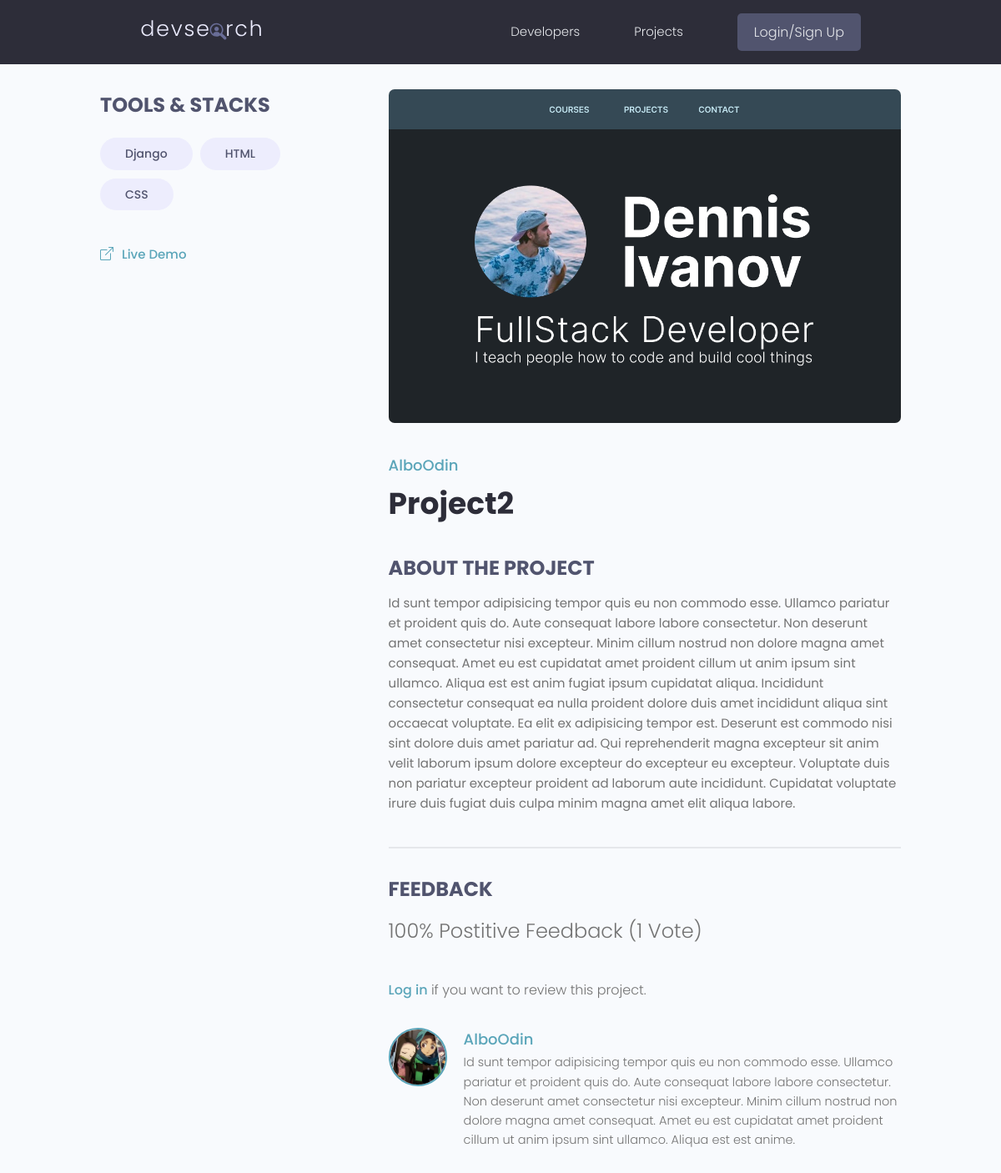
The app's page /projects/project/7a27bba1-2043-4d32-9f9c-456c1c00a630/ with its own data.
### projects/models.py (models this page shows, shortened)
class Tag(models.Model):
    name = models.CharField(max_length=50)
    created = models.DateTimeField(auto_now_add=True)
    id = models.UUIDField(default=uuid.uuid4, unique=True,
                            primary_key=True, editable=False)
    def __str__(self):
        return self.name

class Project(models.Model):
    owner = models.ForeignKey(Profile, null=True, blank=True, on_delete=models.CASCADE)
    title = models.CharField(max_length=50)
    description = models.TextField(null=True, blank=True)
    featured_img = models.ImageField(null=True, blank=True, default="default.jpg")
    demo_link = models.CharField(max_length=2000, null=True, blank=True)
    source_link = models.CharField(max_length=2000, null=True, blank=True)
    vote_total = models.IntegerField(default=0, null=True, blank=True)
    vote_ratio = models.IntegerField(default=0, null=True, blank=True)
    tags = models.ManyToManyField('Tag', blank=True)
    created = models.DateTimeField(auto_now_add=True)
    id = models.UUIDField(default=uuid.uuid4, unique=True,
                            primary_key=True, editable=False)
    class Meta:
        ordering = ['-vote_ratio', '-vote_total', 'title'] # the - before the column means descending order
    @property
    def imageURL(self):
        try:
            url = self.featured_img.url
        except:
            url = ''
        return url
    @property
    def reviewers(self):
        queryset = self.review_set.all().values_list('owner__id', flat=True)
        return queryset

class Review(models.Model):
    VOTE_TYPE = (
        ('up', 'Up Vote'),
        ('down', 'Down Vote')
    )
    owner = models.ForeignKey(Profile, on_delete=models.CASCADE, null=True)
    project = models.ForeignKey(Project, on_delete=models.CASCADE)
    body = models.TextField(null=True, blank=True)
    value = models.CharField(max_length=50, choices=VOTE_TYPE)
    created = models.DateTimeField(auto_now_add=True)
    id = models.UUIDField(default=uuid.uuid4, unique=True,
                            primary_key=True, editable=False)
    class Meta:
        unique_together = [['owner', 'project']]

### users/models.py (models this page shows, shortened)
class Profile(models.Model):
    user = models.OneToOneField(User, on_delete=models.CASCADE, null=True, blank=True)
    name = models.CharField(max_length=150, null=True, blank=True)
    email = models.EmailField(max_length=254, null=True, blank=True)
    username = models.CharField(max_length=150, null=True, blank=True)
    location = models.CharField(max_length=150, null=True, blank=True)
    synopsis = models.CharField(max_length=150, null=True, blank=True)
    bio = models.TextField(null=True, blank=True)
    profile_img = models.ImageField(
        null=True, blank=True, upload_to='profiles/', default='profiles/user-default.png')
    social_github = models.CharField(max_length=150, null=True, blank=True)
    social_twitter = models.CharField(max_length=150, null=True, blank=True)
    social_linkedin = models.CharField(max_length=150, null=True, blank=True)
    social_youtube = models.CharField(max_length=150, null=True, blank=True)
    social_website = models.CharField(max_length=150, null=True, blank=True)
    created = models.DateTimeField(auto_now_add=True)
    id = models.UUIDField(default=uuid.uuid4, unique=True,
                            primary_key=True, editable=False)
    class Meta:
        ordering = ['created']

### projects/views.py (the view, shortened to what this page needs)
# urls.py: path('project/<str:pk>/', views.getProject),
def project(request, pk):
    projectObj = Project.objects.get(id=pk)
    form = ReviewForm()
    context = {'project': projectObj, 'form': form}
    return render(request, 'projects/single-project.html', context)

### projects/templates/projects/single-project.html (shortened to what this page needs)
{% extends 'main.html' %}
{% block content %}
<main class="singleProject my-md">
  <div class="container">
    <div class="layout">
      <div class="column column--1of3">
        <h3 class="singleProject__subtitle">Tools & Stacks</h3>
        <div class="singleProject__toolStack">
          {% for tag in project.tags.all %}
          <span class="tag tag--pill tag--sub tag--lg">
            <small>{{ tag }}</small>
          </span>
          {% endfor %}
        </div>
        {% if project.demo_link %}
          <a class="singleProject__liveLink" href={{ project.demo_link }} target="_blank"><i class="bi bi-box-arrow-up-right"></i>Live Demo
          </a>
        {% endif %}
      </div>
      <div class="column column--2of3">
        <img class="singleProject__preview" src={{ project.imageURL }} alt="project thumbnail" />
        <a href={% url "user-profile" project.owner.id %} class="singleProject__developer">{{ project.owner.name }}</a>
        <h2 class="singleProject__title">{{ project.title }}</h2>
        <h3 class="singleProject__subtitle">About the Project</h3>
        <div class="singleProject__info">
          {{ project.description }}
        </div>
        <div class="comments">
          <h3 class="singleProject__subtitle">Feedback</h3>
          <h5 class="project--rating">
            {{ project.vote_ratio }}% Postitive Feedback ({{ project.vote_total }} Vote{{project.vote_total|pluralize:"s"}})
          </h5>
          {% if request.user.profile.id in project.reviewers %}
          <p>You have already submitted a review.</p>
          {% elif project.owner.id == request.user.profile.id %}
          <p>This is your project.</p>
          {% else %}
          <p><a href="{% url "login" %}?next={{request.path}}">Log in</a> if you want to review this project.</p>
          {% endif %}
          <div class="commentList">
            {% for review in project.review_set.all %}
            {% if review.body %}
            <div class="comment">
              <a href="{% url "user-profile" review.owner.id %}">
                <img class="avatar avatar--md"
                src="{{ review.owner.profile_img.url }}" alt="user" />
              </a>
              <div class="comment__details">
                <a href="{% url "user-profile" review.owner.id %}" class="comment__author">{{ review.owner.name }}</a>
                <p class="comment__info">
                  {{ review.body|linebreaksbr }}
                </p>
              </div>
            </div>
            {% endif %}
            {% endfor %}
          </div>
        </div>
      </div>
    </div>
  </div>
</main>
{% endblock content %}

### static/styles/app.css (style rules this page uses)
:root { --color-sub: #2d2d39; }
img { width: 100%; }
.singleProject .column--1of3 { order: 2; }
@media screen and (min-width: 1081px) { .singleProject .column--1of3 { order: 1; } }
@media screen and (min-width: 1081px) { .singleProject .column--2of3 { order: 2; } }
.singleProject__toolStack { margin-top: 2rem; margin-bottom: 4rem; }
.singleProject__liveLink { font-weight: 500; transition: all 0.3s ease-in-out; border-bottom: 2px solid transparent; }
.singleProject__liveLink i { display: inline-block; font-size: 1.6rem; margin-right: 1rem; }
.singleProject__preview { height: 50vh; object-fit: cover; object-position: top center; margin-bottom: 3rem; border-radius: 0.7rem; }
.singleProject__developer { font-size: 1.8rem; font-weight: 500; }
.singleProject__title { font-size: 3.6rem; font-weight: 700; color: var(--color-sub); margin-bottom: 3rem; }
.project--rating { margin-bottom: 1.6em; margin-top: .5em; }
.singleProject__subtitle { text-transform: uppercase; font-size: 2.4rem; font-weight: 700; color: var(--color-sub-light); margin-bottom: 1rem; }
.comments { margin-top: 4rem; padding-top: 3rem; border-top: 2px solid var(--color-light); }
.commentList { margin: 3rem 0; }
.comment { display: flex; gap: 2rem; }
.comment__author { font-size: 1.8rem; }
.comment__info { font-size: 1.45rem; }

### static/uikit/styles/modules/_variables.css (style rules this page uses)
:root { --color-main: #5aa5b9; --color-main-light: #e6faff; --color-sub: #3f4156; --color-sub-light: #51546e; --color-sub-lighter: #ededfd; --color-text: #737373; --color-gray: #8b8b8b; --color-light: #e5e7eb; --color-light-gray: #767676; --color-bg: #f8fafd; --color-white: #fffefd; --color-white-light: #f3f3f3; --color-success: #359e64; --color-success-bg: #def8e8; --color-error: #fc4b0b; --color-error-bg: #fff2ee; --font-base: 'Poppins', arial, helvetica, 'Segoe UI', roboto, ubuntu, sans-serif; --font-monospace: 'Fira Code', 'Courier New', courier, monospace; --font-regular: 300; --font-medium: 500; --font-bold: 700; --generic-shadow: 1px 1px 5px #00000010; --generic-transition: all 0.3s ease-in-out; }

### static/uikit/styles/modules/_base.css (style rules this page uses)
* { margin: 0; padding: 0; box-sizing: border-box; text-rendering: optimizeLegibility; color: inherit; font-size: inherit; }
html { font-size: 50%; }
@media only screen and (min-width: 480px) { html { font-size: 56.25%; } }
@media only screen and (min-width: 1200px) { html { font-size: 62.5%; } }
body { line-height: 1.6; font-weight: 400; font-size: 1.5rem; color: var(--color-text); background-color: var(--color-bg); min-height: 100vh; }

### static/uikit/styles/modules/_typography.css (style rules this page uses)
* { font-family: var(--font-base); }
h2 { font-size: 3.6rem; font-weight: var(--font-bold); }
h3 { font-size: 3.2rem; font-weight: var(--font-medium); }
h5 { font-size: 2.4rem; font-weight: var(--font-medium); }
h5, h6 { font-weight: var(--font-regular); }
p, span, strong { font-size: 1.6rem; color: var(--color-text); font-weight: var(--font-regular); }
a { padding-bottom: 2px; text-decoration: none; display: inline-block; color: var(--color-main); font-weight: var(--font-medium); }

### static/uikit/styles/modules/_utilities.css (style rules this page uses)
.container { width: 92%; max-width: 165rem; margin: 0 auto; box-sizing: border-box; }
@media screen and (min-width: 1000px) { .container { width: 90%; } }
@media screen and (min-width: 1200px) { .container { width: 80%; } }
.my-md { margin: 3rem auto; }

### static/uikit/styles/modules/_avatar.css (style rules this page uses)
.avatar { border-radius: 50%; border: 2px solid var(--color-main); object-fit: cover; }
.avatar--md { height: 7rem; width: 7rem; }

### static/uikit/styles/modules/_tag.css (style rules this page uses)
.tag { display: inline-flex; align-items: center; background-color: var(--color-sub); height: -webkit-fit-content; height: -moz-fit-content; height: fit-content; width: -webkit-fit-content; width: -moz-fit-content; width: fit-content; border-radius: 0.5rem; padding: 0.5rem 1.5rem; font-size: 1.2rem; cursor: pointer; }
.tag:not(:last-child) { margin-right: 0.25rem; margin-bottom: 0.75rem; }
.tag > small { color: var(--color-white); }
.tag--pill { border-radius: 5rem; }
.tag--sub, .tag--sub > small { background: var(--color-sub-lighter); color: var(--color-sub-light); font-weight: 500; }
.tag--lg { padding: 0.8rem 3rem; font-size: 1.4rem; }
.tag--lg:not(:last-child) { margin-right: 0.5rem; margin-bottom: 1rem; }

### static/uikit/styles/modules/_layout.css (style rules this page uses)
.layout { display: flex; flex-flow: row wrap; justify-content: space-between; }
.layout > .column { margin-bottom: 3rem; }
.layout > .column.column--1of3 { flex-basis: 30%; }
.layout > .column.column--2of3 { flex-basis: 64%; }

### records on screen
Tag: name "Django"
Tag: name "HTML"
Tag: name "CSS"
Project: imageURL (picture), owner.name "AlboOdin", title "Project2", description "Id sunt tempor adipisicing tempor quis eu non commodo esse. Ullamco pariatur et proident quis do. Aute consequat labore labore consectetur. Non deserunt amet consectetur nisi excepteur. Minim cillum nostrud non dolore magna amet consequat. Amet eu est cupidatat amet proident cillum ut anim ipsum sint ullamco. Aliqua est est anim fugiat ipsum cupidatat aliqua. Incididunt consectetur consequat ea nulla proident dolore duis amet incididunt aliqua sint occaecat voluptate. Ea elit ex adipisicing tempor est. Deserunt est commodo nisi sint dolore duis amet pariatur ad. Qui reprehenderit magna excepteur sit anim velit laborum ipsum dolore excepteur do excepteur eu excepteur. Voluptate duis non…", vote_ratio "100", vote_total "1"
Review: owner.profile_img (picture), owner.name "AlboOdin", body "Id sunt tempor adipisicing tempor quis eu non commodo esse. Ullamco pariatur et proident quis do. Aute consequat labore labore consectetur. Non deserunt amet consectetur nisi excepteur. Minim cillum nostrud non dolore magna amet consequat. Amet eu est cupidatat amet proident cillum ut anim ipsum sint ullamco. Aliqua est est anime."
